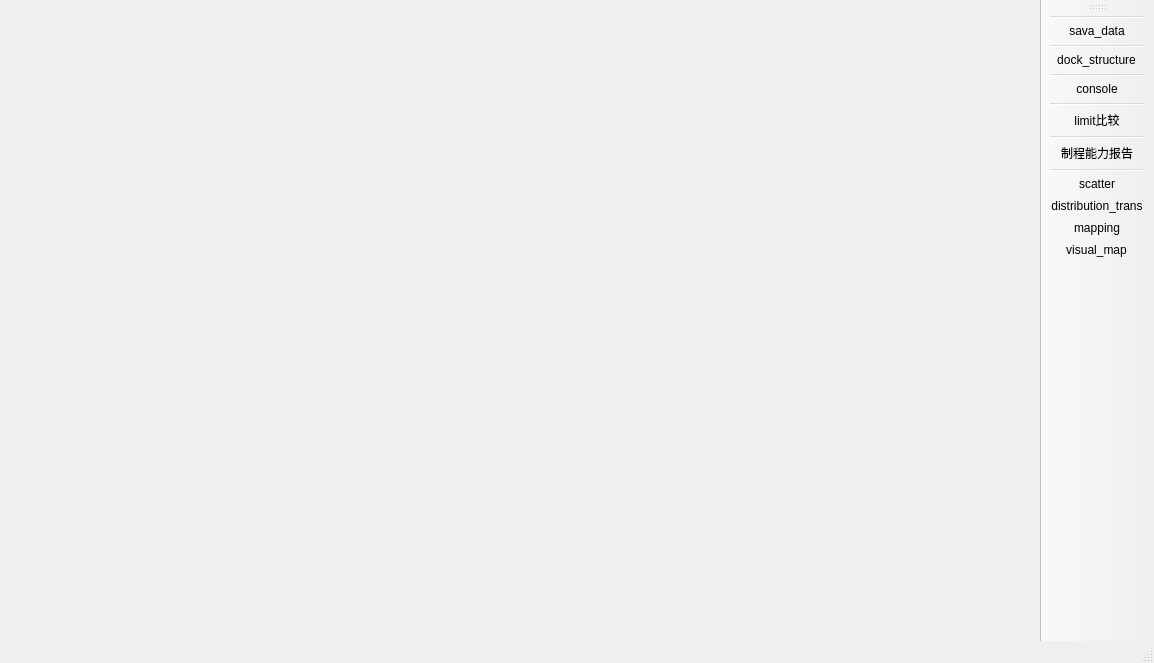
<?xml version="1.0" encoding="UTF-8"?>
<ui version="4.0">
 <class>MainWindow</class>
 <widget class="QMainWindow" name="MainWindow">
  <property name="geometry">
   <rect>
    <x>0</x>
    <y>0</y>
    <width>1154</width>
    <height>663</height>
   </rect>
  </property>
  <property name="windowTitle">
   <string>MainWindow</string>
  </property>
  <widget class="QWidget" name="centralwidget"/>
  <widget class="QStatusBar" name="statusbar"/>
  <widget class="QToolBar" name="toolBar">
   <property name="windowTitle">
    <string>toolBar</string>
   </property>
   <attribute name="toolBarArea">
    <enum>RightToolBarArea</enum>
   </attribute>
   <attribute name="toolBarBreak">
    <bool>false</bool>
   </attribute>
   <addaction name="separator"/>
   <addaction name="action_sava_data"/>
   <addaction name="separator"/>
   <addaction name="action_dock_structure"/>
   <addaction name="separator"/>
   <addaction name="action_console"/>
   <addaction name="separator"/>
   <addaction name="action_limit"/>
   <addaction name="separator"/>
   <addaction name="action_processing_report"/>
   <addaction name="separator"/>
   <addaction name="action_qt_scatter"/>
   <addaction name="action_qt_distribution_trans"/>
   <addaction name="action_qt_mapping"/>
   <addaction name="action_qt_visual_map"/>
  </widget>
  <action name="action_capability">
   <property name="icon">
    <iconset resource="../../ui_resource/pyqtsource.qrc">
     <normaloff>:/pyqt/source/images/entirecolumn.png</normaloff>:/pyqt/source/images/entirecolumn.png</iconset>
   </property>
   <property name="text">
    <string>capability</string>
   </property>
   <property name="toolTip">
    <string>&lt;html&gt;&lt;head/&gt;&lt;body&gt;&lt;p&gt;生成制程能力报告&lt;/p&gt;&lt;/body&gt;&lt;/html&gt;</string>
   </property>
  </action>
  <action name="action_sava_data">
   <property name="icon">
    <iconset resource="../../ui_resource/pyqtsource.qrc">
     <normaloff>:/pyqt/source/images/Save.png</normaloff>:/pyqt/source/images/Save.png</iconset>
   </property>
   <property name="text">
    <string>sava_data</string>
   </property>
   <property name="toolTip">
    <string>&lt;html&gt;&lt;head/&gt;&lt;body&gt;&lt;p&gt;保存为csv&amp;amp;excel&lt;/p&gt;&lt;/body&gt;&lt;/html&gt;</string>
   </property>
  </action>
  <action name="action_dock_structure">
   <property name="icon">
    <iconset resource="../../ui_resource/pyqtsource.qrc">
     <normaloff>:/pyqt/source/images/graphicfilterpopart.png</normaloff>:/pyqt/source/images/graphicfilterpopart.png</iconset>
   </property>
   <property name="text">
    <string>dock_structure</string>
   </property>
   <property name="toolTip">
    <string>&lt;html&gt;&lt;head/&gt;&lt;body&gt;&lt;p&gt;保存视图结构&lt;/p&gt;&lt;/body&gt;&lt;/html&gt;</string>
   </property>
  </action>
  <action name="action_limit">
   <property name="icon">
    <iconset resource="../../ui_resource/pyqtsource.qrc">
     <normaloff>:/pyqt/source/images/excel.svg</normaloff>:/pyqt/source/images/excel.svg</iconset>
   </property>
   <property name="text">
    <string>limit比较</string>
   </property>
   <property name="toolTip">
    <string>显示Limit间的差异性</string>
   </property>
  </action>
  <action name="action_console">
   <property name="checkable">
    <bool>true</bool>
   </property>
   <property name="icon">
    <iconset resource="../../ui_resource/pyqtsource.qrc">
     <normaloff>:/pyqt/source/images/python.png</normaloff>:/pyqt/source/images/python.png</iconset>
   </property>
   <property name="text">
    <string>console</string>
   </property>
   <property name="toolTip">
    <string>显示&amp;隐藏Python Console</string>
   </property>
  </action>
  <action name="action_processing_report">
   <property name="icon">
    <iconset resource="../../ui_resource/pyqtsource.qrc">
     <normaloff>:/pyqt/source/images/lc_dbformrename.png</normaloff>:/pyqt/source/images/lc_dbformrename.png</iconset>
   </property>
   <property name="text">
    <string>制程能力报告</string>
   </property>
   <property name="toolTip">
    <string>制程能力报告</string>
   </property>
  </action>
  <action name="action_qt_scatter">
   <property name="icon">
    <iconset resource="../../ui_resource/pyqtsource.qrc">
     <normaloff>:/pyqt/source/images/lc_linestyle.png</normaloff>:/pyqt/source/images/lc_linestyle.png</iconset>
   </property>
   <property name="text">
    <string>scatter</string>
   </property>
   <property name="toolTip">
    <string>散点图</string>
   </property>
  </action>
  <action name="action_qt_visual_map">
   <property name="icon">
    <iconset resource="../../ui_resource/pyqtsource.qrc">
     <normaloff>:/pyqt/source/images/lc_objectcatalog.png</normaloff>:/pyqt/source/images/lc_objectcatalog.png</iconset>
   </property>
   <property name="text">
    <string>visual_map</string>
   </property>
  </action>
  <action name="action_qt_distribution_trans">
   <property name="icon">
    <iconset resource="../../ui_resource/pyqtsource.qrc">
     <normaloff>:/pyqt/source/images/lc_aligndown.png</normaloff>:/pyqt/source/images/lc_aligndown.png</iconset>
   </property>
   <property name="text">
    <string>distribution_trans</string>
   </property>
   <property name="toolTip">
    <string>横向分布图</string>
   </property>
  </action>
  <action name="action_qt_mapping">
   <property name="icon">
    <iconset resource="../../ui_resource/pyqtsource.qrc">
     <normaloff>:/pyqt/source/images/lc_graphicfiltermosaic.png</normaloff>:/pyqt/source/images/lc_graphicfiltermosaic.png</iconset>
   </property>
   <property name="text">
    <string>mapping</string>
   </property>
   <property name="toolTip">
    <string>Mapping图</string>
   </property>
  </action>
 </widget>
 <resources>
  <include location="../../ui_resource/pyqtsource.qrc"/>
 </resources>
 <connections/>
</ui>
